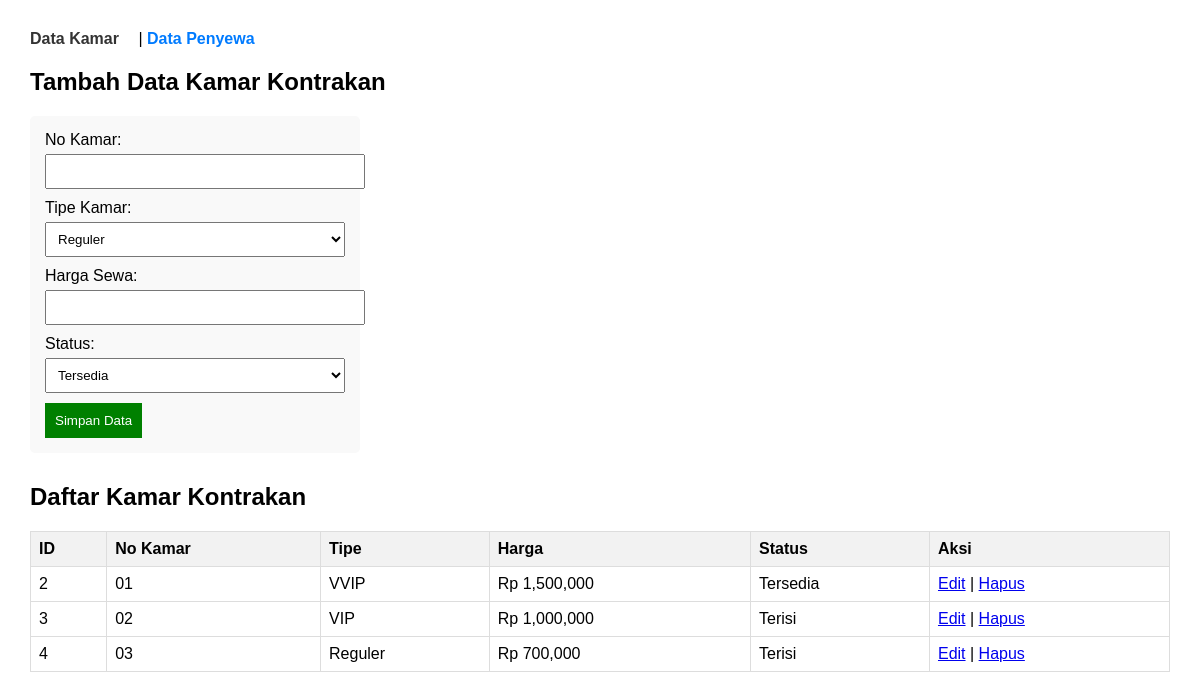
The page / on the database its author committed.
### tables this page shows
CREATE TABLE `tb_kamar` (
  `id_kamar` int NOT NULL,
  `no_kamar` varchar(10) NOT NULL,
  `tipe_kamar` varchar(50) DEFAULT NULL,
  `harga` int NOT NULL,
  `status` enum('Tersedia','Terisi') DEFAULT 'Tersedia'
);

### index.php (the view, shortened to what this page needs)
<?php
include 'koneksi.php';
?>
<!DOCTYPE html>
<html lang="id">
<head>
</head>
<body>
    <nav style="margin-bottom: 20px;">
    <a href="index.php" style="margin-right: 15px; text-decoration: none; color: #333; font-weight: bold;">Data Kamar</a> |
    <a href="penyewa.php" style="text-decoration: none; color: #007BFF; font-weight: bold;">Data Penyewa</a>
</nav>
    <h2>Tambah Data Kamar Kontrakan</h2>
    <form action="" method="POST">
        <label>No Kamar:</label>
        <input type="text" name="no_kamar" required>
        <label>Tipe Kamar:</label>
        <select name="tipe_kamar">
            <option value="Reguler">Reguler</option>
        </select>
        <label>Harga Sewa:</label>
        <input type="number" name="harga" required>
        <label>Status:</label>
        <select name="status">
            <option value="Tersedia">Tersedia</option>
        </select>
        <button type="submit" name="simpan">Simpan Data</button>
    </form>
    <h2>Daftar Kamar Kontrakan</h2>
    <table>
        <tr>
            <th>ID</th>
            <th>No Kamar</th>
            <th>Tipe</th>
            <th>Harga</th>
            <th>Status</th>
            <th>Aksi</th>
        </tr>
        <?php
        $ambil_data = mysqli_query($koneksi, "SELECT * FROM tb_kamar");
        while ($row = mysqli_fetch_assoc($ambil_data)) {
            echo "<tr>
                    <td>{$row['id_kamar']}</td>
                    <td>{$row['no_kamar']}</td>
                    <td>{$row['tipe_kamar']}</td>
                    <td>Rp " . number_format($row['harga']) . "</td>
                    <td>{$row['status']}</td>
                    <td>
                        <a href='edit.php?id={$row['id_kamar']}'>Edit</a> |
                        <a href='index.php?hapus={$row['id_kamar']}' onclick='return confirm(\"Yakin hapus?\")'>Hapus</a>
                    </td>
                  </tr>";
        }
        ?>
    </table>
</body>
</html>

### index.php (style rules this page uses)
body { font-family: Arial, sans-serif; margin: 30px; }
table { width: 100%; border-collapse: collapse; margin-top: 20px; }
th, td { border: 1px solid #ddd; padding: 8px; text-align: left; }
th { background-color: #f2f2f2; }
form { margin-bottom: 30px; background: #f9f9f9; padding: 15px; border-radius: 5px; width: 300px; }
input, select { width: 100%; padding: 8px; margin: 5px 0 10px 0; }
button { background-color: green; color: white; padding: 10px; border: none; cursor: pointer; }

### rows shown on the page
tb_kamar: id_kamar "2", no_kamar "01", tipe_kamar "VVIP", harga "1,500,000", status "Tersedia"
tb_kamar: id_kamar "3", no_kamar "02", tipe_kamar "VIP", harga "1,000,000", status "Terisi"
tb_kamar: id_kamar "4", no_kamar "03", tipe_kamar "Reguler", harga "700,000", status "Terisi"
